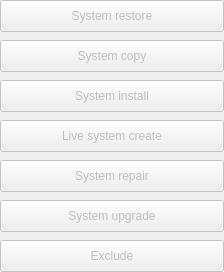
      <widget class="QWidget" name="widget" native="true">
       <property name="geometry">
        <rect>
         <x>448</x>
         <y>96</y>
         <width>224</width>
         <height>272</height>
        </rect>
       </property>
       <widget class="QWidget" name="functionmenu" native="true">
        <property name="geometry">
         <rect>
          <x>0</x>
          <y>0</y>
          <width>448</width>
          <height>272</height>
         </rect>
        </property>
        <widget class="QPushButton" name="schedulemenu">
         <property name="enabled">
          <bool>false</bool>
         </property>
         <property name="geometry">
          <rect>
           <x>224</x>
           <y>40</y>
           <width>224</width>
           <height>32</height>
          </rect>
         </property>
         <property name="cursor">
          <cursorShape>PointingHandCursor</cursorShape>
         </property>
         <property name="focusPolicy">
          <enum>Qt::NoFocus</enum>
         </property>
         <property name="text">
          <string>Schedule</string>
         </property>
         <property name="icon">
          <iconset resource="pictures.qrc">
           <normaloff>:/pictures/next.png</normaloff>:/pictures/next.png</iconset>
         </property>
         <property name="iconSize">
          <size>
           <width>13</width>
           <height>13</height>
          </size>
         </property>
        </widget>
        <widget class="QPushButton" name="aboutmenu">
         <property name="enabled">
          <bool>false</bool>
         </property>
         <property name="geometry">
          <rect>
           <x>224</x>
           <y>120</y>
           <width>224</width>
           <height>32</height>
          </rect>
         </property>
         <property name="cursor">
          <cursorShape>PointingHandCursor</cursorShape>
         </property>
         <property name="focusPolicy">
          <enum>Qt::NoFocus</enum>
         </property>
         <property name="text">
          <string>About</string>
         </property>
         <property name="icon">
          <iconset resource="pictures.qrc">
           <normaloff>:/pictures/next.png</normaloff>:/pictures/next.png</iconset>
         </property>
         <property name="iconSize">
          <size>
           <width>13</width>
           <height>13</height>
          </size>
         </property>
        </widget>
        <widget class="QPushButton" name="settingsmenu">
         <property name="enabled">
          <bool>false</bool>
         </property>
         <property name="geometry">
          <rect>
           <x>224</x>
           <y>80</y>
           <width>224</width>
           <height>32</height>
          </rect>
         </property>
         <property name="cursor">
          <cursorShape>PointingHandCursor</cursorShape>
         </property>
         <property name="focusPolicy">
          <enum>Qt::NoFocus</enum>
         </property>
         <property name="text">
          <string>Settings</string>
         </property>
         <property name="icon">
          <iconset resource="pictures.qrc">
           <normaloff>:/pictures/next.png</normaloff>:/pictures/next.png</iconset>
         </property>
         <property name="iconSize">
          <size>
           <width>13</width>
           <height>13</height>
          </size>
         </property>
        </widget>
        <widget class="QPushButton" name="systemupgrade">
         <property name="enabled">
          <bool>false</bool>
         </property>
         <property name="geometry">
          <rect>
           <x>0</x>
           <y>200</y>
           <width>224</width>
           <height>32</height>
          </rect>
         </property>
         <property name="cursor">
          <cursorShape>PointingHandCursor</cursorShape>
         </property>
         <property name="focusPolicy">
          <enum>Qt::NoFocus</enum>
         </property>
         <property name="text">
          <string>System upgrade</string>
         </property>
        </widget>
        <widget class="QPushButton" name="installmenu">
         <property name="enabled">
          <bool>false</bool>
         </property>
         <property name="geometry">
          <rect>
           <x>0</x>
           <y>80</y>
           <width>224</width>
           <height>32</height>
          </rect>
         </property>
         <property name="cursor">
          <cursorShape>PointingHandCursor</cursorShape>
         </property>
         <property name="focusPolicy">
          <enum>Qt::NoFocus</enum>
         </property>
         <property name="text">
          <string>System install</string>
         </property>
         <property name="icon">
          <iconset resource="pictures.qrc">
           <normaloff>:/pictures/next.png</normaloff>:/pictures/next.png</iconset>
         </property>
         <property name="iconSize">
          <size>
           <width>13</width>
           <height>13</height>
          </size>
         </property>
        </widget>
        <widget class="QPushButton" name="livemenu">
         <property name="enabled">
          <bool>false</bool>
         </property>
         <property name="geometry">
          <rect>
           <x>0</x>
           <y>120</y>
           <width>224</width>
           <height>32</height>
          </rect>
         </property>
         <property name="cursor">
          <cursorShape>PointingHandCursor</cursorShape>
         </property>
         <property name="focusPolicy">
          <enum>Qt::NoFocus</enum>
         </property>
         <property name="text">
          <string>Live system create</string>
         </property>
         <property name="icon">
          <iconset resource="pictures.qrc">
           <normaloff>:/pictures/next.png</normaloff>:/pictures/next.png</iconset>
         </property>
         <property name="iconSize">
          <size>
           <width>13</width>
           <height>13</height>
          </size>
         </property>
        </widget>
        <widget class="QPushButton" name="repairmenu">
         <property name="enabled">
          <bool>false</bool>
         </property>
         <property name="geometry">
          <rect>
           <x>0</x>
           <y>160</y>
           <width>224</width>
           <height>32</height>
          </rect>
         </property>
         <property name="cursor">
          <cursorShape>PointingHandCursor</cursorShape>
         </property>
         <property name="focusPolicy">
          <enum>Qt::NoFocus</enum>
         </property>
         <property name="text">
          <string>System repair</string>
         </property>
         <property name="icon">
          <iconset resource="pictures.qrc">
           <normaloff>:/pictures/next.png</normaloff>:/pictures/next.png</iconset>
         </property>
         <property name="iconSize">
          <size>
           <width>13</width>
           <height>13</height>
          </size>
         </property>
        </widget>
        <widget class="QPushButton" name="restoremenu">
         <property name="enabled">
          <bool>false</bool>
         </property>
         <property name="geometry">
          <rect>
           <x>0</x>
           <y>0</y>
           <width>224</width>
           <height>32</height>
          </rect>
         </property>
         <property name="cursor">
          <cursorShape>PointingHandCursor</cursorShape>
         </property>
         <property name="focusPolicy">
          <enum>Qt::NoFocus</enum>
         </property>
         <property name="text">
          <string>System restore</string>
         </property>
         <property name="icon">
          <iconset resource="pictures.qrc">
           <normaloff>:/pictures/next.png</normaloff>:/pictures/next.png</iconset>
         </property>
         <property name="iconSize">
          <size>
           <width>13</width>
           <height>13</height>
          </size>
         </property>
        </widget>
        <widget class="QPushButton" name="copymenu">
         <property name="enabled">
          <bool>false</bool>
         </property>
         <property name="geometry">
          <rect>
           <x>0</x>
           <y>40</y>
           <width>224</width>
           <height>32</height>
          </rect>
         </property>
         <property name="cursor">
          <cursorShape>PointingHandCursor</cursorShape>
         </property>
         <property name="focusPolicy">
          <enum>Qt::NoFocus</enum>
         </property>
         <property name="text">
          <string>System copy</string>
         </property>
         <property name="icon">
          <iconset resource="pictures.qrc">
           <normaloff>:/pictures/next.png</normaloff>:/pictures/next.png</iconset>
         </property>
         <property name="iconSize">
          <size>
           <width>13</width>
           <height>13</height>
          </size>
         </property>
        </widget>
        <widget class="QPushButton" name="excludemenu">
         <property name="enabled">
          <bool>false</bool>
         </property>
         <property name="geometry">
          <rect>
           <x>0</x>
           <y>240</y>
           <width>224</width>
           <height>32</height>
          </rect>
         </property>
         <property name="cursor">
          <cursorShape>PointingHandCursor</cursorShape>
         </property>
         <property name="focusPolicy">
          <enum>Qt::NoFocus</enum>
         </property>
         <property name="text">
          <string>Exclude</string>
         </property>
         <property name="icon">
          <iconset resource="pictures.qrc">
           <normaloff>:/pictures/next.png</normaloff>:/pictures/next.png</iconset>
         </property>
         <property name="iconSize">
          <size>
           <width>13</width>
           <height>13</height>
          </size>
         </property>
        </widget>
        <widget class="QPushButton" name="includemenu">
         <property name="enabled">
          <bool>false</bool>
         </property>
         <property name="geometry">
          <rect>
           <x>224</x>
           <y>0</y>
           <width>224</width>
           <height>32</height>
          </rect>
         </property>
         <property name="cursor">
          <cursorShape>PointingHandCursor</cursorShape>
         </property>
         <property name="focusPolicy">
          <enum>Qt::NoFocus</enum>
         </property>
         <property name="text">
          <string>Include</string>
         </property>
         <property name="icon">
          <iconset resource="pictures.qrc">
           <normaloff>:/pictures/next.png</normaloff>:/pictures/next.png</iconset>
         </property>
         <property name="iconSize">
          <size>
           <width>13</width>
           <height>13</height>
          </size>
         </property>
        </widget>
       </widget>
      </widget>
